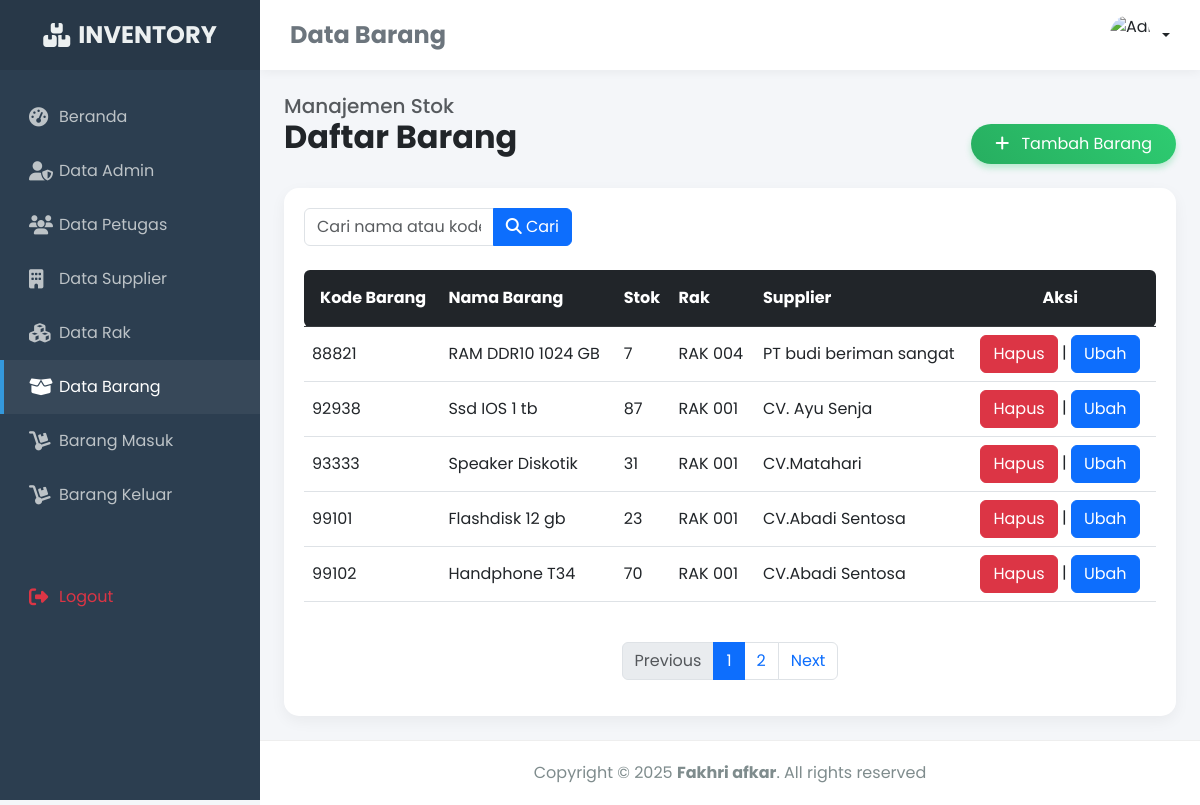
Screenshot of /admin/modul/barang/title.php with the database file from the repository.
### tables this page shows
CREATE TABLE `tb_barang` (
  `kode_brg` int(11) NOT NULL,
  `nama_brg` varchar(255) NOT NULL,
  `stok` int(11) NOT NULL,
  `rak` varchar(255) NOT NULL,
  `supplier` varchar(255) NOT NULL
);

### admin/modul/barang/title.php (the view, shortened to what this page needs)
<!DOCTYPE html>
<html lang="id">
<head>
    <link href="https://cdn.jsdelivr.net/npm/bootstrap@5.3.0/dist/css/bootstrap.min.css" rel="stylesheet">
    <link href="https://cdnjs.cloudflare.com/ajax/libs/font-awesome/6.4.0/css/all.min.css" rel="stylesheet">
    <link href="https://unpkg.com/aos@2.3.1/dist/aos.css" rel="stylesheet">
</head>
<body>
    <div class="sidebar" id="sidebar">
        <a href="#" class="sidebar-brand">
            <i class="fas fa-boxes me-2"></i> INVENTORY
        </a>
        <div class="sidebar-nav">
            <a href="?m=awal.php"><i class="fas fa-tachometer-alt"></i> Beranda</a>
            <a href="?m=admin&s=awal"><i class="fas fa-user-shield"></i> Data Admin</a>
            <a href="?m=petugas&s=awal"><i class="fas fa-users"></i> Data Petugas</a>
            <a href="?m=supplier&s=awal"><i class="fas fa-building"></i> Data Supplier</a>
            <a href="?m=rak&s=awal"><i class="fas fa-cubes"></i> Data Rak</a>
            <a href="?m=barang&s=awal" class="active"><i class="fas fa-box-open"></i> Data Barang</a>
            <a href="?m=barangMasuk&s=awal"><i class="fas fa-dolly"></i> Barang Masuk</a>
            <a href="?m=barangKeluar&s=awal"><i class="fas fa-dolly"></i> Barang Keluar</a>
            <a href="logout.php" onclick="return confirm('Yakin ingin logout?')" class="text-danger mt-5">
                <i class="fas fa-sign-out-alt"></i> Logout
            </a>
        </div>
    </div>
    <div class="main-content" id="content">
        <nav class="top-navbar">
            <h4 class="mb-0 fw-bold text-secondary">Data Barang</h4>
            <?php
                $id = $_SESSION['idinv'];
                include '../koneksi.php';
                $sql = "SELECT * FROM tb_admin WHERE id_admin = '$id'";
                $query = mysqli_query($koneksi, $sql);
                $r = mysqli_fetch_array($query);
            ?>
            <div class="dropdown">
                <a class="d-flex align-items-center text-decoration-none dropdown-toggle text-dark" href="#" role="button" data-bs-toggle="dropdown" aria-expanded="false">
                    <img src="../images/admin/<?php echo $r['foto']; ?>" alt="Admin" class="rounded-circle me-2" style="width: 40px; height: 40px; object-fit: cover;">
                </a>
            </div>
        </nav>
        <div class="container-fluid p-4">
            <div class="row mb-4 align-items-end" data-aos="fade-down">
                <div class="col-md-6">
                    <h5 class="text-muted mb-0">Manajemen Stok</h5>
                    <h2 class="fw-bold text-dark">Daftar Barang</h2>
                </div>
                <div class="col-md-6 text-md-end mt-3 mt-md-0">
                     <button type="button" class="btn btn-add px-4 py-2 rounded-pill" data-bs-toggle="modal" data-bs-target="#exampleModalCenter">
                        <i class="fas fa-plus me-2"></i> Tambah Barang
                    </button>
                </div>
            </div>
            <div class="card-custom" data-aos="fade-up">
                <div class="row mb-4">
                    <div class="col-md-6 col-lg-4">
                        <form action="" method="POST">
                            <div class="input-group">
                                <input type="text" name="cari" class="form-control" placeholder="Cari nama atau kode barang..." aria-label="Cari Barang">
                                <button type="submit" name="go" class="btn btn-primary"><i class="fas fa-search"></i> Cari</button>
                            </div>
                        </form>
                    </div>
                </div>
                <div class="table-responsive">
                    <table class="table table-hover align-middle">
                        <thead class="table-dark">
                            <tr>
                                <th class="py-3 ps-3 rounded-start">Kode Barang</th>
                                <th class="py-3">Nama Barang</th>
                                <th class="py-3">Stok</th>
                                <th class="py-3">Rak</th>
                                <th class="py-3">Supplier</th>
                                <th class="py-3 pe-3 rounded-end text-center">Aksi</th>
                            </tr>
                        </thead>
                        <tbody>
                            <?php include 'paging.php'; ?>
                        </tbody>
                    </table>
                </div>
                <nav aria-label="Page navigation" class="mt-4">
                    <ul class="pagination justify-content-center">
                        <li class="page-item <?php if($halaman <= 1){ echo 'disabled'; } ?>">
                            <a class="page-link" <?php if($halaman > 1){ echo "href='?m=barang&s=awal&halaman=$previous'"; } ?>>Previous</a>
                        </li>
                        <?php for($x=1;$x<=$total_halaman;$x++){ ?>
                            <li class="page-item <?php if($halaman == $x) echo 'active'; ?>">
                                <a class="page-link" href="?m=barang&s=awal&halaman=<?php echo $x ?>"><?php echo $x; ?></a>
                            </li>
                        <?php } ?>
                        <li class="page-item <?php if($halaman >= $total_halaman) { echo 'disabled'; } ?>">
                            <a class="page-link" <?php if($halaman < $total_halaman) { echo "href='?m=barang&s=awal&halaman=$next'"; } ?>>Next</a>
                        </li>
                    </ul>
                </nav>
            </div>
        </div>
        <footer>
            <p class="mb-0">Copyright &copy; <script>document.write(new Date().getFullYear());</script> <strong>Fakhri afkar</strong>. All rights reserved</p>
        </footer>
    </div>
</body>
</html>

### admin/modul/barang/paging.php (shortened to what this page needs)
<head>
</head>
<?php
include '../koneksi.php';
$batas = 5;
$halaman = isset($_GET['halaman']) ? (int)$_GET['halaman'] : 1;
$halaman_awal = ($halaman > 1) ? ($halaman * $batas) - $batas : 0;
$next = $halaman + 1;
$data = mysqli_query($koneksi, "SELECT * FROM tb_barang");
$jumlah_data = mysqli_num_rows($data);
$total_halaman = ceil($jumlah_data / $batas);
if (isset($_POST['go'])) {
    $cari = $_POST['cari'];
    $data_rak = mysqli_query($koneksi, "SELECT * FROM tb_barang WHERE nama_brg LIKE '%" . $cari . "%'");
} else {
    $data_rak = mysqli_query($koneksi, "SELECT * FROM tb_barang LIMIT $halaman_awal, $batas");
}
foreach ($data_rak as $row):
?>
    <tr>
        <td><?php echo $row['kode_brg']; ?></td>
        <td><?php echo $row['nama_brg']; ?></td>
        <td><?php echo $row['stok']; ?></td>
        <td><?php echo $row['rak']; ?></td>
        <td><?php echo $row['supplier']; ?></td>
        <td><a href="index.php?m=barang&s=hapus&kode_brg=<?php echo $row['kode_brg']; ?>" onclick="return confirm('Yakin Akan dihapus?')"><button class="btn btn-danger">Hapus</button></a> | <a href="index.php?m=barang&s=ubah&kode_brg=<?php echo $row['kode_brg']; ?>"><button class="btn btn-primary">Ubah</button></a></td>
    </tr>
<?php endforeach; ?>

### admin/modul/barang/title.php (style rules this page uses)
body { font-family: 'Poppins', sans-serif; background-color: #f4f6f9; overflow-x: hidden; }
.sidebar { min-height: 100vh; width: 260px; background: #2c3e50; color: #fff; position: fixed; transition: all 0.3s; z-index: 100; }
.sidebar-brand { height: 70px; display: flex; align-items: center; justify-content: center; font-size: 24px; font-weight: 700; background: rgba(0,0,0,0.1); color: #ecf0f1; text-decoration: none; }
.sidebar-nav { padding: 20px 0; }
.sidebar-nav a { padding: 15px 25px; display: flex; align-items: center; color: #bdc3c7; text-decoration: none; transition: 0.3s; border-left: 4px solid transparent; }
.sidebar-nav a:hover, .sidebar-nav a.active { color: #fff; background: rgba(255,255,255,0.05); border-left: 4px solid #3498db; }
.sidebar-nav i { width: 30px; font-size: 1.2rem; }
.main-content { margin-left: 260px; transition: all 0.3s; min-height: 100vh; display: flex; flex-direction: column; }
.top-navbar { background: #fff; box-shadow: 0 2px 10px rgba(0,0,0,0.05); height: 70px; padding: 0 30px; display: flex; align-items: center; justify-content: space-between; }
.card-custom { border: none; border-radius: 15px; box-shadow: 0 5px 15px rgba(0,0,0,0.05); background: white; padding: 20px; }
.btn-add { background: linear-gradient(45deg, #27ae60, #2ecc71); color: white; border: none; box-shadow: 0 4px 6px rgba(46, 204, 113, 0.3); }
footer { background: #fff; padding: 20px; text-align: center; color: #7f8c8d; border-top: 1px solid #eee; margin-top: auto; }

### rows the page displays
tb_barang: kode_brg "88821", nama_brg "RAM DDR10 1024 GB", stok "7", rak "RAK 004", supplier "PT budi beriman sangat"
tb_barang: kode_brg "92938", nama_brg "Ssd IOS 1 tb", stok "87", rak "RAK 001", supplier "CV. Ayu Senja"
tb_barang: kode_brg "93333", nama_brg "Speaker Diskotik", stok "31", rak "RAK 001", supplier "CV.Matahari"
tb_barang: kode_brg "99101", nama_brg "Flashdisk 12 gb", stok "23", rak "RAK 001", supplier "CV.Abadi Sentosa"
tb_barang: kode_brg "99102", nama_brg "Handphone T34", stok "70", rak "RAK 001", supplier "CV.Abadi Sentosa"
